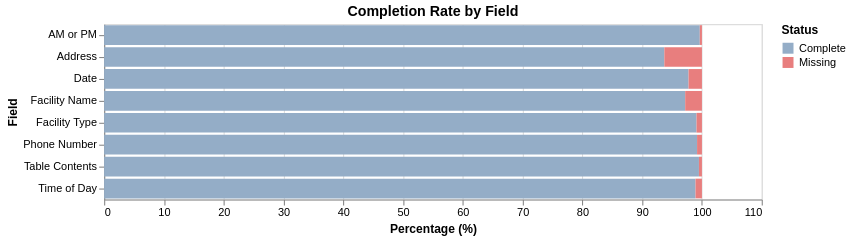

The cell this chart's notebook holds for it:
### Code cell
# Create a stacked bar chart showing complete vs missing
stacked_df = stats_df.unpivot(
    index=["Field"], 
    on=["Complete_Percent", "Missing_Percent"],
    variable_name="Status", 
    value_name="Percentage"
)

# Clean up status names
stacked_df = stacked_df.with_columns(
    pl.col("Status").map_elements(lambda x: "Complete" if "Complete" in x else "Missing")
)

# Create stacked bar chart
stacked_chart = alt.Chart(stacked_df).mark_bar().encode(
    x=alt.X('Percentage:Q', title='Percentage (%)'),
    y=alt.Y('Field:N', title='Field'),
    color=alt.Color('Status:N', scale=alt.Scale(
        domain=['Complete', 'Missing'],
        range=["#94adc7", "#e87e7e"]
    )),
    tooltip=['Field', 'Status', alt.Tooltip('Percentage:Q', format='.1f')]
).properties(
    width=600,
    title='Completion Rate by Field'
)

stacked_chart

### Figure 1 — Vega-Lite specification as saved in the notebook (floating-point values rounded to 4 significant figures)
{"config": {"view": {"continuousWidth": 300, "continuousHeight": 300}}, "data": {"name": "data-535891c520afa2c760234a63aa222773"}, "mark": {"type": "bar"}, "encoding": {"color": {"field": "Status", "scale": {"domain": ["Complete", "Missing"], "range": ["#94adc7", "#e87e7e"]}, "type": "nominal"}, "tooltip": [{"field": "Field", "type": "nominal"}, {"field": "Status", "type": "nominal"}, {"field": "Percentage", "format": ".1f", "type": "quantitative"}], "x": {"field": "Percentage", "title": "Percentage (%)", "type": "quantitative"}, "y": {"field": "Field", "title": "Field", "type": "nominal"}}, "title": "Completion Rate by Field", "width": 600, "$schema": "https://vega.github.io/schema/vega-lite/v5.20.1.json", "datasets": {"data-535891c520afa2c760234a63aa222773": [{"Field": "Facility Name", "Status": "Complete", "Percentage": 97.2}, {"Field": "Phone Number", "Status": "Complete", "Percentage": 99.18}, {"Field": "Date", "Status": "Complete", "Percentage": 97.76}, {"Field": "Address", "Status": "Complete", "Percentage": 93.71}, {"Field": "Facility Type", "Status": "Complete", "Percentage": 99.09}, {"Field": "Time of Day", "Status": "Complete", "Percentage": 98.92}, {"Field": "AM or PM", "Status": "Complete", "Percentage": 99.64}, {"Field": "Table Contents", "Status": "Complete", "Percentage": 99.5}, {"Field": "Facility Name", "Status": "Missing", "Percentage": 2.802}, {"Field": "Phone Number", "Status": "Missing", "Percentage": 0.8159}, {"Field": "Date", "Status": "Missing", "Percentage": 2.239}, {"Field": "Address", "Status": "Missing", "Percentage": 6.293}, {"Field": "Facility Type", "Status": "Missing", "Percentage": 0.9073}, {"Field": "Time of Day", "Status": "Missing", "Percentage": 1.076}, {"Field": "AM or PM", "Status": "Missing", "Percentage": 0.3585}, {"Field": "Table Contents", "Status": "Missing", "Percentage": 0.5012}]}}
